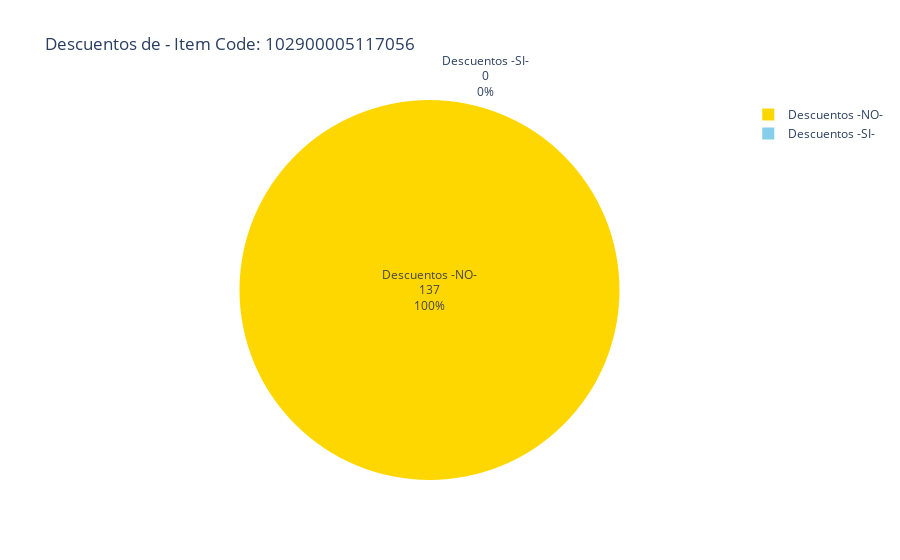

The notebook cell saved with this chart:
### Markdown cell above
## Graficas de pastel indivual para ver valores aplicados de descuentos a los items

### Code cell
# Contar ventas y devoluciones
sale_return_countss = df_most7_frequent_sales_day1['Discount (Yes/No)'].value_counts()
disconYES = sale_return_countss.get(1, 0)  # Número de ventas
disconNO = sale_return_countss.get(0, 0)  # Número de devoluciones

# Obtener el código del ítem más frecuente (o "N/A" si está vacío)
return_item_code_unico = df_most7_frequent_sales_day1['Item Code'].iloc[0] if not df_most7_frequent_sales_day1.empty else "N/A"

# Crear gráfico de pastel
fig = go.Figure(data=[go.Pie(
    labels=['Descuentos -SI-', 'Descuentos -NO-'],
    values=[disconYES, disconNO],
    marker=dict(colors=['skyblue', 'gold']),
    textinfo='label+percent+value',
    insidetextorientation='radial'
)])

# Personalizar diseño
fig.update_layout(
    title=f'Descuentos de - Item Code: {return_item_code_unico}',
    uniformtext_minsize=8,
    uniformtext_mode='hide'
)

# Mostrar gráfico
fig.show()

### Figure 1 — Plotly figure (JSON) as saved in the notebook; plotly's stock layout.template omitted (floating-point values rounded to 4 significant figures)
{"data": [{"insidetextorientation": "radial", "labels": ["Descuentos -SI-", "Descuentos -NO-"], "marker": {"colors": ["skyblue", "gold"]}, "textinfo": "label+percent+value", "type": "pie", "values": [0, 137]}], "layout": {"title": {"text": "Descuentos de - Item Code: 102900005117056"}, "uniformtext": {"minsize": 8, "mode": "hide"}}}
